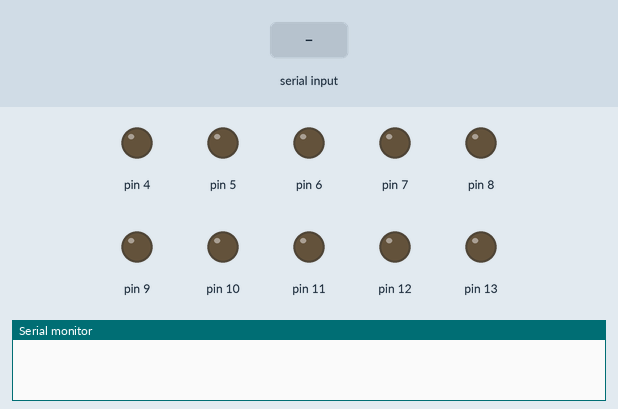
This sketch was run on a simulated Arduino Uno, built with avr-gcc and run on an emulated ATmega328P. Parts: output pins drawn as LEDs (lit = HIGH), the last lines printed to the serial monitor. Inputs (shaded band) come from the test bench.

Above: at 1.2 s.
1.3 s: "F" received over the second serial link
At 1.9 s:
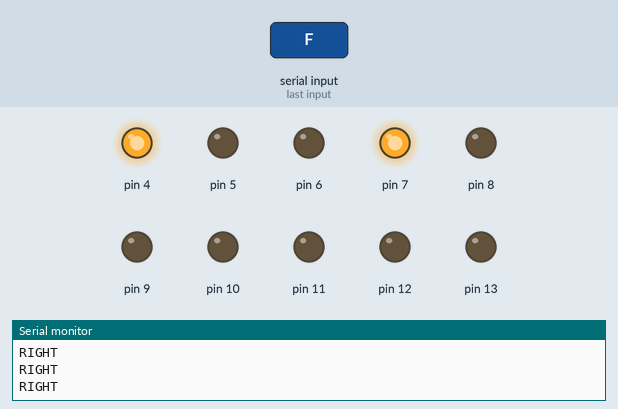
2.8 s: "B" received over the second serial link
At 3.6 s:
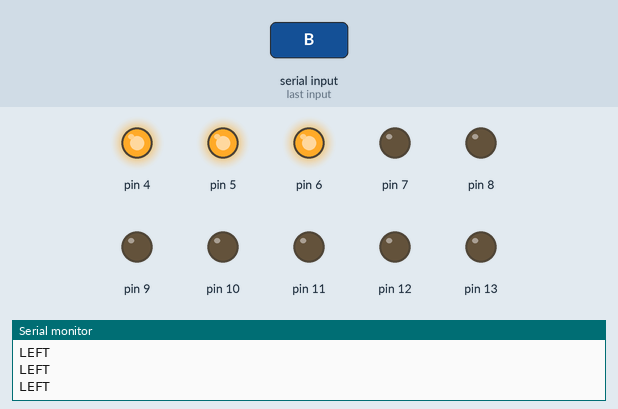
4.3 s: "R" received over the second serial link
At 5.5 s:
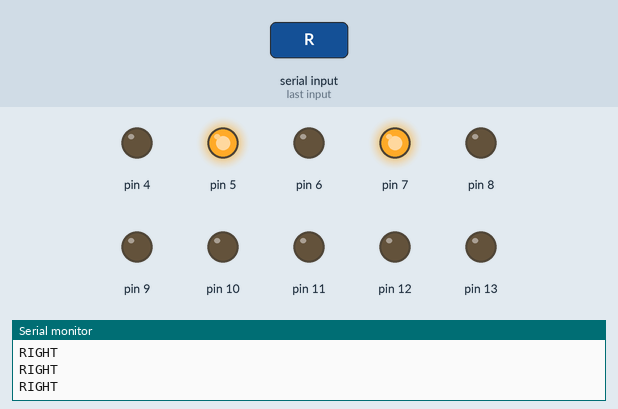
5.8 s: "L" received over the second serial link
At 6.9 s:
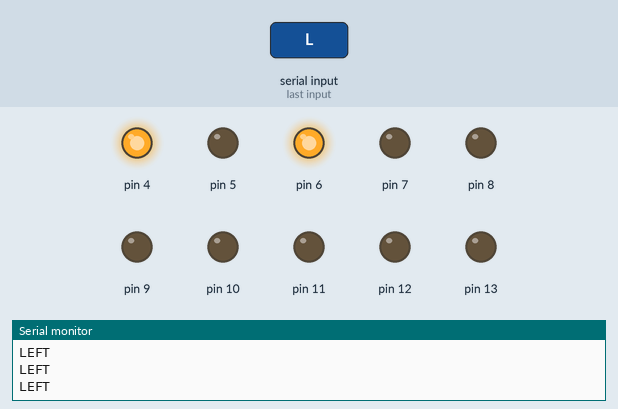
7.3 s: "S" received over the second serial link
At 8.0 s:
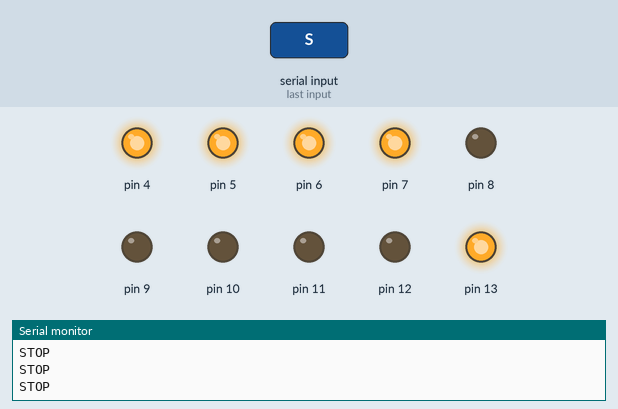
8.8 s: "F" received over the second serial link
At 9.2 s:
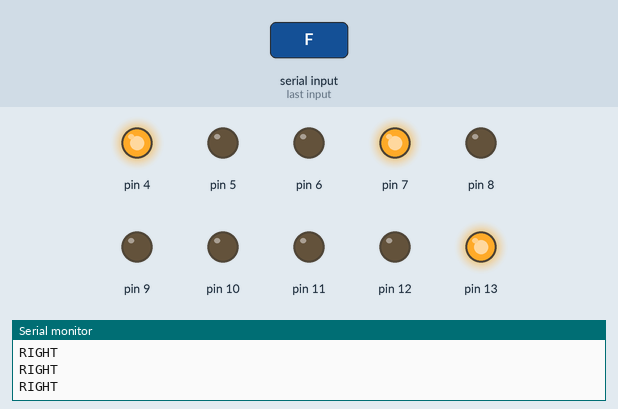
Timing chart, 0 to 11.3 s (numbered marks = the images above; inputs shaded):
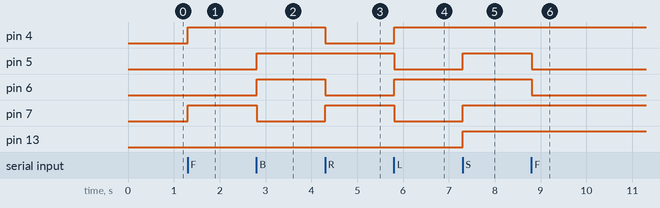

The sketch:

bluethooth_car.ino
```cpp
int M1_forward=4;
int M1_backward=6;
int M1_left=7;
int M1_right=6;
#include <SoftwareSerial.h>

int x;

SoftwareSerial Bluetooth(2,3);
void setup()
{
  // put your setup code here, to run once:
  Serial.begin(9600);
  Bluetooth.begin(9600);
  {
    for(int i=4;i<=13;i++)
    {
      pinMode(i,OUTPUT);
    }
  }
}

void loop()
{
  // put your main code here, to run repeatedly:
  if(Bluetooth.available())
  {
    x=Bluetooth.read();
   Serial.print(x);
   }
    if(x=='F')
    {
           digitalWrite(4,HIGH);
      digitalWrite(5,LOW);
      digitalWrite(6,LOW);
      digitalWrite(7,HIGH);
      Serial.println("RIGHT");
      }
      if(x=='B')
    {
          digitalWrite(13,LOW);
      digitalWrite(5,HIGH);
      digitalWrite(6,HIGH);
      digitalWrite(7,LOW);
      Serial.println("LEFT");
      }
      if(x=='R')
      {
           digitalWrite(4,LOW);
      digitalWrite(5,HIGH);
      digitalWrite(6,LOW);
      digitalWrite(7,HIGH);
      Serial.println("RIGHT");

      }
      if(x=='L')
      {
          digitalWrite(4,HIGH);
      digitalWrite(5,LOW);
      digitalWrite(6,HIGH);
      digitalWrite(7,LOW);
      Serial.println("LEFT");
      }
      if(x=='S')
      {
        digitalWrite(13,HIGH);
      digitalWrite(5,HIGH);
      digitalWrite(6,HIGH);
      digitalWrite(7,HIGH);
      Serial.println("STOP");

      }

}
```

Measured:
- after the input at 1.3 s, pin 4, pin 7: LOW → HIGH at once
- after the input at 2.8 s, pin 5, pin 6: LOW → HIGH at once; pin 7: HIGH → LOW at once
- after the input at 4.3 s, pin 4, pin 6: HIGH → LOW at once; pin 7: LOW → HIGH at once
- after the input at 5.8 s, pin 4, pin 6: LOW → HIGH at once; pin 5, pin 7: HIGH → LOW at once
- after the input at 7.3 s, pin 5, pin 7, pin 13: LOW → HIGH at once
- after the input at 8.8 s, pin 5, pin 6: HIGH → LOW at once
